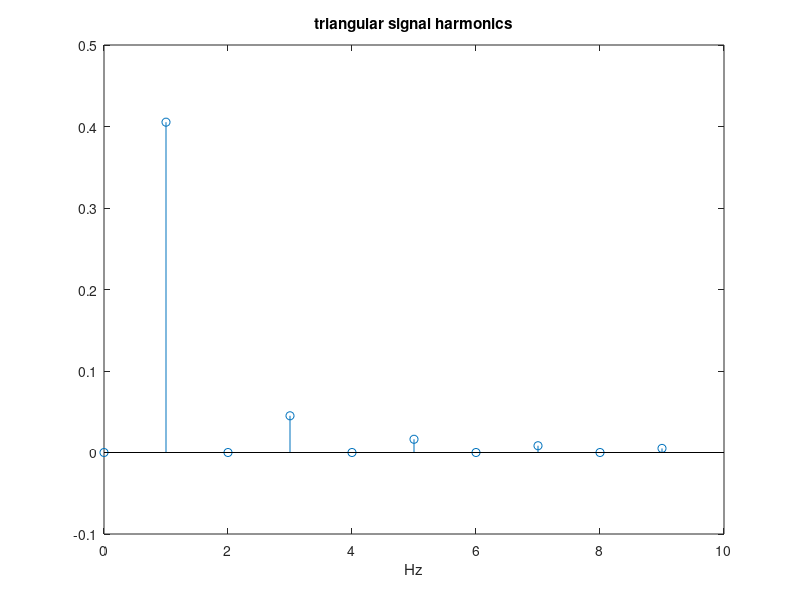

The MATLAB source for this figure:
%Fourier Transfom of triangular signal
fy = 1;                     %signal frequency in Hz
wy = 2*pi*fy;               %signal frequency in rad/s
Ty = 1/fy;                  %signal period in seconds
N = 256;
fs = N*fy;                  %sampling frequency in Hz
tiv = 1/fs;                 %time interval between samples;
t = 0:tiv:(Ty-tiv);         %time intervals set
y = -sawtooth(wy*t,0.5);    %signal data set

fou = fft(y,fs);            %Fourier Transform (set of complex numbers)
hmag = real(fou); 
ah = hmag/N;                %get set of harmonic amplitudes
stem(0:9, ah(1:10)); 
hold on;                    %plot of first 10 harmonics
plot([0 10],[0 0],'k');
xlabel('Hz'); 
title('triangular signal harmonics');
